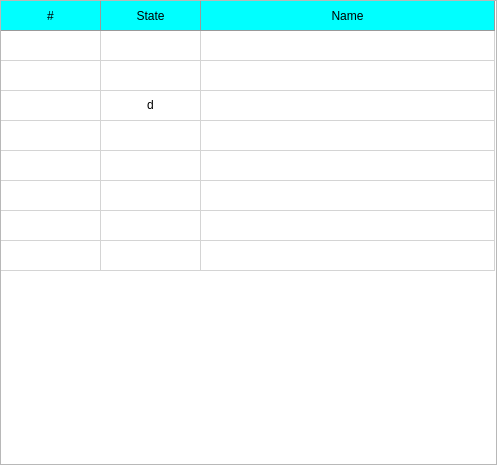
<?xml version="1.0" encoding="UTF-8"?>
<ui version="4.0">
 <class>Outlet_Status</class>
 <widget class="QWidget" name="Outlet_Status">
  <property name="geometry">
   <rect>
    <x>0</x>
    <y>0</y>
    <width>497</width>
    <height>465</height>
   </rect>
  </property>
  <property name="windowTitle">
   <string>Form</string>
  </property>
  <property name="styleSheet">
   <string notr="true"/>
  </property>
  <layout class="QVBoxLayout" name="verticalLayout_2">
   <property name="spacing">
    <number>0</number>
   </property>
   <property name="leftMargin">
    <number>0</number>
   </property>
   <property name="topMargin">
    <number>0</number>
   </property>
   <property name="rightMargin">
    <number>0</number>
   </property>
   <property name="bottomMargin">
    <number>0</number>
   </property>
   <item>
    <widget class="QFrame" name="frame">
     <property name="styleSheet">
      <string notr="true"/>
     </property>
     <property name="frameShape">
      <enum>QFrame::StyledPanel</enum>
     </property>
     <property name="frameShadow">
      <enum>QFrame::Raised</enum>
     </property>
     <layout class="QVBoxLayout" name="verticalLayout">
      <property name="spacing">
       <number>0</number>
      </property>
      <property name="leftMargin">
       <number>0</number>
      </property>
      <property name="topMargin">
       <number>0</number>
      </property>
      <property name="rightMargin">
       <number>0</number>
      </property>
      <property name="bottomMargin">
       <number>0</number>
      </property>
      <item>
       <widget class="QTableWidget" name="tableWidget">
        <property name="styleSheet">
         <string notr="true">QTableView, QHeaderView, QTableView::item {
    background: white;
	margin: 0px;
	border-left: 0px;
	border-top: 0px solid  rgb(124, 119, 119);
	min-height: 30px;
	border-bottom: 0px;
	text-align: center;
}

QTableView::item:alternate {
    background: rgb(209, 231, 254);
}

QTableView::item:selected { /*被选中的index*/
    color: black;
    background: qlineargradient(
        x1: 0, y1: 0, x2: 0, y2: 1,
        stop: 0 #FAFBFE,
        stop: 1 #DCDEF1);
}

QHeaderView::section:horizontal, QTableCornerButton::section {
    background-color: rgb(0,255,255);
    border: 1px solid rgb(153, 153, 153);
    border-width: 0 1px 1px 0;
}</string>
        </property>
        <property name="rowCount">
         <number>8</number>
        </property>
        <attribute name="horizontalHeaderStretchLastSection">
         <bool>true</bool>
        </attribute>
        <attribute name="verticalHeaderVisible">
         <bool>false</bool>
        </attribute>
        <row/>
        <row/>
        <row/>
        <row/>
        <row/>
        <row/>
        <row/>
        <row/>
        <column>
         <property name="text">
          <string>#</string>
         </property>
        </column>
        <column>
         <property name="text">
          <string>State</string>
         </property>
        </column>
        <column>
         <property name="text">
          <string>Name</string>
         </property>
        </column>
        <item row="2" column="1">
         <property name="text">
          <string>d</string>
         </property>
         <property name="textAlignment">
          <set>AlignCenter</set>
         </property>
        </item>
       </widget>
      </item>
     </layout>
    </widget>
   </item>
  </layout>
 </widget>
 <resources/>
 <connections/>
</ui>
